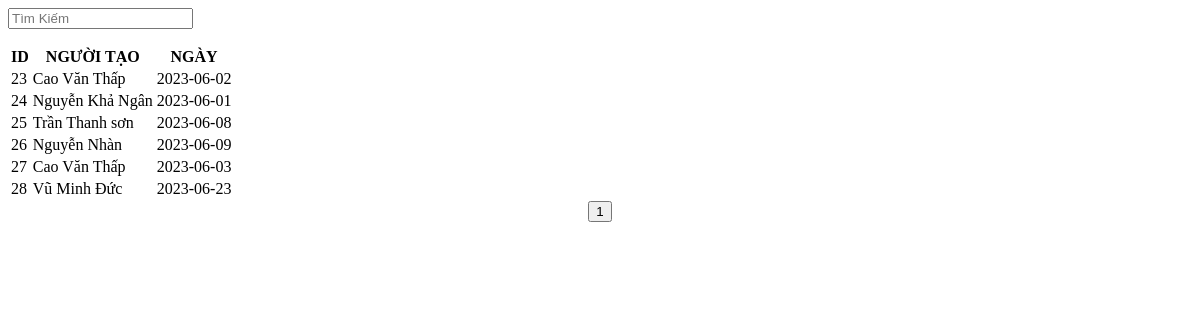
/controller/controller_su_kien/su_kien_khuyen_mai/skkm_hien_thi.php, run on the app's committed database.
### tables this page shows
CREATE TABLE `events` (
  `id` int(11) NOT NULL,
  `title` varchar(255) NOT NULL,
  `noi_dung` varchar(500) DEFAULT NULL,
  `nguoi_tao` varchar(100) DEFAULT NULL,
  `start` date NOT NULL,
  `end` date NOT NULL
);

### controller/controller_su_kien/su_kien_khuyen_mai/skkm_hien_thi.php (the view, shortened to what this page needs)
<?php
include "sk_pages.php";
?>
<head>
    <link rel="stylesheet" href="../../assets/fullcalendar/lib/main.css">
</head>
<body>
    <div class="container">
        <div class="wrapper-2">
            <div class="sk__search-input">
                <form method="POST" action="<?php echo $_SERVER['PHP_SELF'] ?>">
                    <input class='sk__input-search' type="text" name="sk__input-search" placeholder="Tìm Kiếm">
                </form>
            </div>
            <div class="sk__table">
                <table class="sk__table-view">
                    <tr class="sk__table-view--title">
                        <th>ID</th>
                        <th>NGƯỜI TẠO</th>
                        <th>NGÀY</th>
                    </tr>
                    <?php
                    while($row = mysqli_fetch_array($query2))
                    {
                    ?>
                    <tr class="sk__table-view--data">
                        <td><?php echo $row["id"]?></td>
                        <td><?php echo $row["nguoi_tao"]?></td>
                        <td><?php echo $row["start"]?></td>
                        <?php
                    }
                    ?>
                </table>
                <form class="sk__pagination" method="GET" action="<?php echo $_SERVER['PHP_SELF'] ?>">
                    <center>
                        <?php echo $listPages; ?>
                    </center>
                </form>
            </div>
        </div>
</body>

### data on the page
events: id "23", nguoi_tao "Cao Văn Thấp", start "2023-06-02"
events: id "24", nguoi_tao "Nguyễn Khả Ngân", start "2023-06-01"
events: id "25", nguoi_tao "Trần Thanh sơn", start "2023-06-08"
events: id "26", nguoi_tao "Nguyễn Nhàn", start "2023-06-09"
events: id "27", nguoi_tao "Cao Văn Thấp", start "2023-06-03"
events: id "28", nguoi_tao "Vũ Minh Đức", start "2023-06-23"
